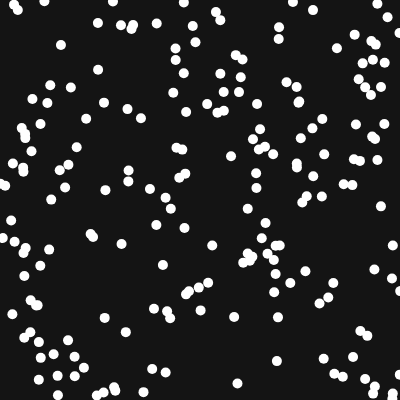
Frame 1 (no input)
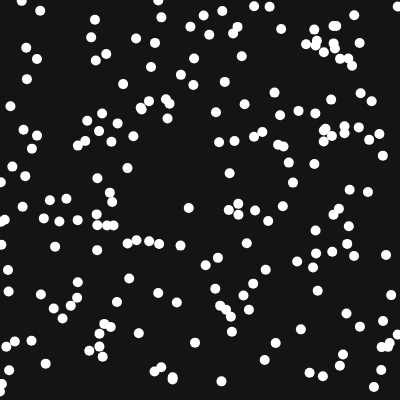
Frame 60 (no input)
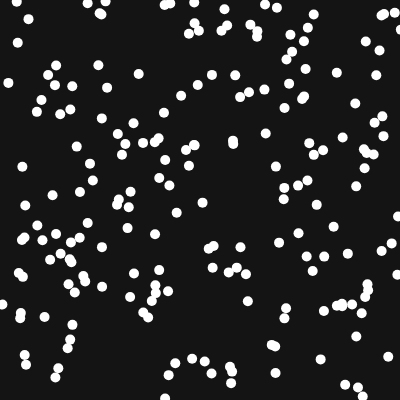
Frame 120 (the mouse pressed at the canvas centre since frame 60)

The p5.js sketch that drew these frames (run headless with seeded random() and noise() and a simulated clock; from frame 60 on, the mouse is pressed at the canvas centre):

// p5.js sketch
// ── sketch.js
const flock = [];

function setup() {
  createCanvas(400, 400);
  for (let i = 0; i < 200; i++){
  flock.push(new Boid())}
}

function draw() {
  background(20);

  for(let boid of flock) {
    boid.edges();
    boid.align(flock);
    boid.update();
    boid.show();
  }
}


// ── boid.js
class Boid {
    constructor() {
      this.position = createVector(random(width), random(height));
      this.velocity = p5.Vector.random2D();
    //   this.velocity.setMag(random(2, 4));
      this.acceleration = createVector();
      this.maxForce = 0.2;
      this.maxSpeed = 2;
    }
  
    // edges() {
    //   if (this.position.x > width) {
    //     this.position.x = 0;
    //   } else if (this.position.x < 0) {
    //     this.position.x = width;
    //   }
    //   if (this.position.y > height) {
    //     this.position.y = 0;
    //   } else if (this.position.y < 0) {
    //     this.position.y = height;
    //   }
    // }

    edges(){  
        if (this.position.x > width) {
        this.velocity.x = -this.velocity.x;
      } else if (this.position.x < 0) {
        this.velocity.x = -this.velocity.x;
      }
      if (this.position.y > height) {
        this.velocity.y = -this.velocity.y;
      } else if (this.position.y < 0) {
        this.velocity.y = -this.velocity.y;
      }
      }
  
    align(boids) {
      let perceptionRadius = 25;
      let steering = createVector();
      let total = 0;
      for (let other of boids) {
        let d = dist(this.position.x, this.position.y, other.position.x, other.position.y);
        if (other != this && d < perceptionRadius) {
          steering.add(other.velocity);
          total++;
        }
      }
      if (total > 0) {
        steering.div(total);
        steering.setMag(this.maxSpeed);
        steering.sub(this.velocity);
        steering.limit(this.maxForce);
      }
      return steering;
    }
  
    // align() {
    //     let perceptionRadius = 250;
    //     let avg = createVector(0,0);
    //     let total = 0;
    //     for (let other of boids) {
    //         let d = dist(this.position.x, this.position.y, other.position.x, other.position.y);
    //         if (other != this && d < perceptionRadius) {
    //             let angle = this.velocity.angleBetween(other.vel);
    //             if (angle < PI / this.vision || angle > -PI / this.vision) {
    //                 avg.add(other.velocity);
    //                 total++
    //             }
    //         }
    //     }
    //     if (total > 0) {
    //         avg.div(total);
    //         avg.setMag(this.maxSpeed)
    //         avg.sub(this.vel);
    //         avg.limit(this.maxForce); 
    //     }
    //     // what happens if total == 0?
    //     return avg;
    // }

    // separation(boids) {
    //   let perceptionRadius = 24;
    //   let steering = createVector();
    //   let total = 0;
    //   for (let other of boids) {
    //     let d = dist(this.position.x, this.position.y, other.position.x, other.position.y);
    //     if (other != this && d < perceptionRadius) {
    //       let diff = p5.Vector.sub(this.position, other.position);
    //       diff.div(d * d);
    //       steering.add(diff);
    //       total++;
    //     }
    //   }
    //   if (total > 0) {
    //     steering.div(total);
    //     steering.setMag(this.maxSpeed);
    //     steering.sub(this.velocity);
    //     steering.limit(this.maxForce);
    //   }
    //   return steering;
    // }
  
    // cohesion(boids) {
    //   let perceptionRadius = 50;
    //   let steering = createVector();
    //   let total = 0;
    //   for (let other of boids) {
    //     let d = dist(this.position.x, this.position.y, other.position.x, other.position.y);
    //     if (other != this && d < perceptionRadius) {
    //       steering.add(other.position);
    //       total++;
    //     }
    //   }
    //   if (total > 0) {
    //     steering.div(total);
    //     steering.sub(this.position);
    //     steering.setMag(this.maxSpeed);
    //     steering.sub(this.velocity);
    //     steering.limit(this.maxForce);
    //   }
    //   return steering;
    // }
  
    flock(boids) {
      let alignment = this.align(boids);
      let cohesion = this.cohesion(boids);
      let separation = this.separation(boids);
  
    //   alignment.mult(alignSlider.value());
    //   cohesion.mult(cohesionSlider.value());
    //   separation.mult(separationSlider.value());
      alignment.mult(0.4);
      cohesion.mult(1.8);
      separation.mult(0.9);
  
      this.acceleration.add(alignment);
      this.acceleration.add(cohesion);
      this.acceleration.add(separation);
    }

  
    update() {
      this.position.add(this.velocity);
      this.velocity.add(this.acceleration);
      this.velocity.limit(this.maxSpeed);
      this.acceleration.mult(0);
    }
  
    show() {
      strokeWeight(10);
      stroke(255);
      point(this.position.x, this.position.y);
    }
  }
// ── vehicles.js

class Vehicle {
    constructor(x, y) {
      this.position = createVector(x, y);
      this.r = 7;
      this.maxspeed = 7; // Maximum speed
      this.maxforce = 0.1; // Maximum steering force
      this.acceleration = createVector(0, 0);
      this.velocity = createVector(0, 0);
    }
  
    applyBehaviors(vehicles) {
      let separateForce = this.separate(vehicles);
    //  let seekForce = this.seek(createVector(mouseX, mouseY));
    //  let seekForce = this.seek(createVector(mapPotX, mapPotY));
      let seekForce = this.seek(createVector(x, y));
  
      separateForce.mult(1.7);
      seekForce.mult(0.5);
  
      this.applyForce(separateForce);
      this.applyForce(seekForce);
    }
  
    applyForce(force) {
      // We could add mass here if we want A = F / M
      this.acceleration.add(force);
    }
  
    // Separation
    // Method checks for nearby vehicles and steers away
    separate(vehicles) {
      let desiredSeparation = this.r * 2;
      let sum = createVector();
      let count = 0;
      // For every vehicle in the system, check if it's too close
      for (let other of vehicles) {
        let d = p5.Vector.dist(this.position, other.position);
        // If the distance is greater than 0 and less than an arbitrary amount (0 when you are yourself)
        if (this != other && d < desiredSeparation) {
          // Calculate vector pointing away from neighbor
          let diff = p5.Vector.sub(this.position, other.position);
          diff.setMag(1 / d); // Weight by distance
          sum.add(diff);
          count++; // Keep track of how many
        }
      }
      // Average -- divide by how many
      if (count > 0) {
        sum.div(count);
        // Our desired vector is the average scaled to maximum speed
        sum.setMag(this.maxspeed);
        // Implement Reynolds: Steering = Desired - Velocity
        sum.sub(this.velocity);
        sum.limit(this.maxforce);
      }
      return sum;
    }
  
    // A method that calculates a steering force towards a target
    // STEER = DESIRED MINUS VELOCITY
    // seek(target) {
    //   let desired = p5.Vector.sub(target, this.position); // A vector pointing from the location to the target
  
    //   // Normalize desired and scale to maximum speed
    //   desired.normalize();
    //   desired.mult(this.maxspeed);
    //   // Steering = Desired minus velocity
    //   let steer = p5.Vector.sub(desired, this.velocity);
    //   steer.limit(this.maxforce); // Limit to maximum steering force
    //   return steer;
    // }
  
    // Method to update location
    update() {
      // Update velocity
      this.velocity.add(this.acceleration);
      // Limit speed
      this.velocity.limit(this.maxspeed);
      this.position.add(this.velocity);
      // Reset accelertion to 0 each cycle
      this.acceleration.mult(0);
    }
  
    show() {
      fill(0, 150);
      noStroke();
      push();
      translate(this.position.x, this.position.y);
      circle(0, 0, this.r+5);
      pop();
    }
  
    // Wraparound
    // borders() {
    //   if (this.position.x < -this.r) this.position.x = width + this.r;
    //   if (this.position.y < -this.r) this.position.y = height + this.r;
    //   if (this.position.x > width + this.r) this.position.x = -this.r;
    //   if (this.position.y > height + this.r) this.position.y = -this.r;
    // }

    //// bounce off edges??
    edges() {
        if (this.position.x > width) {
            this.velocity.x = -this.velocity.x;
        } else if (this.position.x < 0) {
            this.velocity.x = -this.velocity.x;
        }
        if (this.position.y > height) {
            this.velocity.y = -this.velocity.y;
        } else if (this.position.y < 0) {
            this.velocity.y = -this.velocity.y;
        }
    }
  }
  
